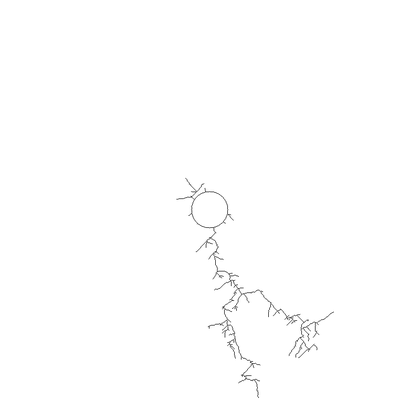
%> input picture PUF_DATA_COLORFLIPED/b23.tif, 420 x 420 px, shrunk from 800 x 800 before the run
$ octave monsoonScript23.m   (GNU Octave 9; MATLAB toolbox functions it lacks are replaced by stand-ins)
%> lines starting %> are read from the running program, lines starting %| are printed output that depends on the picture; in (x1, y1, x2, y2) boxes, pixels count from 0 and x2, y2 are one past the last pixel; in counts of white or black regions, pixels touching at a corner belong together; the program's own positions count from 1
### identification.m
function Rmat = identification(fileName, varargin)
%> called with fileName = 'b23.tif'
%PREPROCESS the initial image, the modeTYPE decide if the function need to
%handle the denoise the image and identificate the most possible one in reference set;

inputIMGE = imread(fileName);
%> inputIMGE is the input picture: size 420x420 uint8; min 56, max 255, mean 254.1
inputIMGE = im2double(inputIMGE);
%> inputIMGE: size 420x420 double
if (size(inputIMGE,3) == 3)
    inputIMGE = rgb2gray(inputIMGE);
end
inputIMGE = (inputIMGE*-1) + 1;
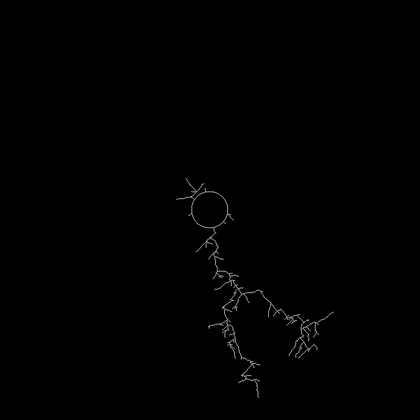
%> inputIMGE: size 420x420 double; min 0, max 0.78, mean 0.00336
[height, width] = size(inputIMGE);
%> height = 420; width = 420
rough_circle = hough_circle(inputIMGE,.5,0.1,33,37,1);

rough_circle = round(mean(rough_circle, 2));
circleCenter.x = rough_circle(1);
circleCenter.y = rough_circle(2);
circleCenter.radius = rough_circle(3);

%DENOISE PROCESS IF IT IS NECESSARY
if (~isempty(varargin))
    if (varargin{1} == "denoise")
        inputIMGE = denoiseHandle(inputIMGE);
    end
end

% Check more accurate radius
[xgrid, ygrid] = meshgrid(1:width, 1:height);
tempradius = circleCenter.radius;
for index = -3:3
    circle = sqrt((circleCenter.y - ygrid).^2 + (circleCenter.x...
        - xgrid).^2) <= tempradius + index;
    circle2 = sqrt((circleCenter.y - ygrid).^2 + (circleCenter.x...
        - xgrid).^2) <= tempradius + index -1;
    circleDiff = circle - circle2;
    [y, x] = find(circleDiff);
    temptotal = numel(y);
    if (sum(inputIMGE(y,x))/temptotal > .93)
        circleCenter.radius = tempradius + index;
        disp("succuessfully find the more accurate radius")
        break;
    end

    if (index == 3)
        circleCenter.radius = tempradius + .5;
    end
end


[TreeStruct, ~, ~, distinfo, angleinfo] = graph_based_rdGen(inputIMGE, circleCenter);

[maxmatchingRate, matchedTreeindex, Rmat] = mappingMain(TreeStruct,distinfo,angleinfo);
if (maxmatchingRate < 0.2)
    fprintf("The maxmachingRate is %d, which is too low. There is no PUF MATCHED!! \n", maxmatchingRate);
else
    fprintf("This testing PUF DENDRITE is matched to IMAGE b%d in reference!!! \n The mathcing Rate is %d!!!!! \n",...
        matchedTreeindex, maxmatchingRate);
end

fprintf("-----------------------------------------------------\n\n\n\n\n\n");

### hough_circle.m
function [para, hough_space,hough_circleOut] = hough_circle(BW,step_r,step_angle,r_min,r_max,p)
%> called with step_r = 0.5, step_angle = 0.1, r_min = 33, r_max = 37, p = 1
%[HOUGH_SPACE,HOUGH_CIRCLE,PARA] = HOUGH_CIRCLE(BW,STEP_R,STEP_ANGLE,R_MAX,P)

[m,n] = size(BW);
%> m = 420; n = 420
size_r = round((r_max-r_min)/step_r)+1;
size_angle = round(2*pi/step_angle);

hough_space = zeros(m,n,size_r);

[rows,cols] = find(BW);
%> rows = 3522 values from 176 to 399; cols = 3522 values from 175 to 335
ecount = size(rows);
%> ecount = [3522 1]

% Hough Transformation
% Transform (x,y) domain to (a, b, r) domain
% a = x-r*cos(angle)
% b = y-r*sin(angle)
for i=1:ecount
    for r=1:size_r
        for k=1:size_angle
            a = round(rows(i)-(r_min+(r-1)*step_r)*cos(k*step_angle));
            b = round(cols(i)-(r_min+(r-1)*step_r)*sin(k*step_angle));
            if(a>0&a<=m&b>0&b<=n)
                hough_space(a,b,r) = hough_space(a,b,r)+1;
            end
        end
    end
end

% ??????????
max_para = max(max(max(hough_space)));
%> max_para = 37
index = find(hough_space>=max_para*p);
%> index = 1521988
length = size(index);
%> length = [1 1]
hough_circleOut=zeros(m,n);
for i=1:ecount
    for k=1:length
        par3 = floor(index(k)/(m*n))+1;
        par2 = floor((index(k)-(par3-1)*(m*n))/m)+1;
        par1 = index(k)-(par3-1)*(m*n)-(par2-1)*m;
        if((rows(i)-par1)^2+(cols(i)-par2)^2<(r_min+(par3-1)*step_r)^2+5&...
                (rows(i)-par1)^2+(cols(i)-par2)^2>(r_min+(par3-1)*step_r)^2-5)
            hough_circleOut(rows(i),cols(i)) = 1;
        end
    end
end
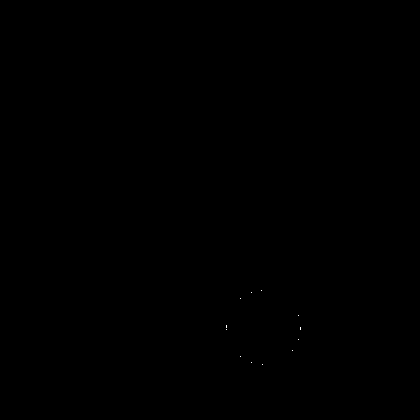
%> hough_circleOut: size 420x420 double; values 0 (black) and 1 (white), 0.01% white in thin lines or dots, all inside (x1, y1, x2, y2) = (226, 290, 301, 365)

% The output
for k=1:length
    par3 = floor(index(k)/(m*n))+1;
    par2 = floor((index(k)-(par3-1)*(m*n))/m)+1;
    par1 = index(k)-(par3-1)*(m*n)-(par2-1)*m;
    par3 = r_min+(par3-1)*step_r;
    fprintf(1,'Center%d at [%d, %d], radius = %d\n',k,par1,par2,par3);
    para(:,k) = [par1,par2,par3]';

end
%> this loop made 1 pass
%> (par3, par2, par1) on pass 1: (37, 264, 328)
%| Center1 at [328, 264], radius = 37
%> after the loop, para = [328; 264; 37]
%> in identification, `circleCenter.x = rough_circle(1);`: circleCenter.x = 328
%> in identification, `circleCenter.y = rough_circle(2);`: circleCenter.y = 264
%> in identification, `circleCenter.radius = rough_circle(3);`: circleCenter.radius = 37
%> the loop in identification, `for index = -3:3` made 7 passes
%> (temptotal, circleCenter.radius) on pass 7: (248, 37.5)
%> temptotal on passes 1 to 6: 216, 228, 200, 240, 220, 264
%> pass 1, in identification, `circle2 = sqrt((circleCenter.y - ygrid).^2 + (circleCenter.x - xgrid)...`:
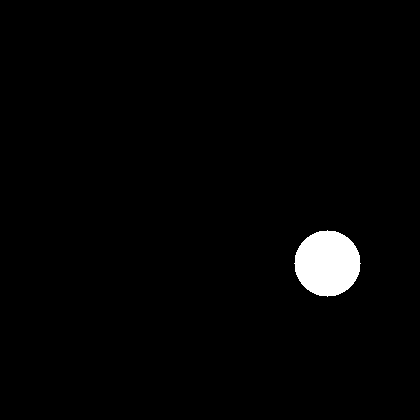
%> circle2: size 420x420 logical; 1.9% white; 1 white region, box (x1, y1, x2, y2) and area: (294, 230, 361, 297) 3409
%> pass 1, in identification, `circleDiff = circle - circle2;`:
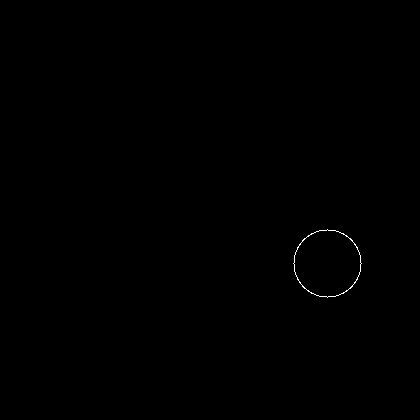
%> circleDiff: size 420x420 double; values 0 (black) and 1 (white), 0.12% white in thin lines or dots, all inside (x1, y1, x2, y2) = (293, 229, 362, 298)
%> after the loop in identification, `for index = -3:3`: circleCenter = {x 328, y 264, radius 37.5}

### graph_based_rdGen.m
function [TreeStruct, new_result, cellnodes, distinfo, angleinfo] = graph_based_rdGen(image, circleInfo, varargin)
%%This function is differ than the original graph_based function, it should
%%be called when the image is just a skeleton, and can be easily get Tree
%%structure

%%% remove circle in center and find tree initial point
[height, width] = size(image);
%> height = 420; width = 420
radius = circleInfo.radius;
%> radius = 37.5
centery = circleInfo.x;
%> centery = 328
centerx = circleInfo.y;
%> centerx = 264
% ADD 1st mask
initial_image = image;
[xgrid, ygrid] = meshgrid(1:width, 1:height);
mask = sqrt((xgrid-centery).^2 + (ygrid-centerx).^2) <= radius-1;
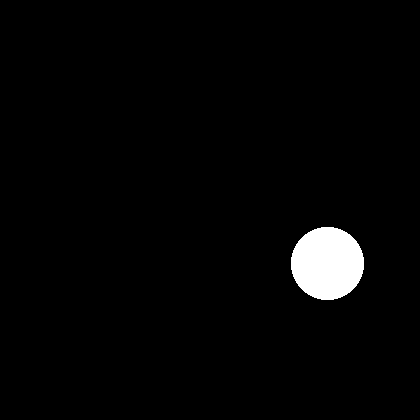
%> mask: size 420x420 logical; 2.4% white; 1 white region, box (x1, y1, x2, y2) and area: (291, 227, 364, 300) 4197
mask = (mask-1)*(-1);
initial_image = mask.*initial_image;

rootinfo.radius = radius;
%> rootinfo.radius = 37.5
rootinfo.x = centerx;
%> rootinfo.x = 264
rootinfo.y = centery;
%> rootinfo.y = 328
TrueDotsSet = findInitialDots(image, 1, rootinfo, []);

%%Check initialDots existance and store

% index = 1;
for k =1 :size(TrueDotsSet,1)
    %     if (initial_image(TrueDotsSet(k,1), TrueDotsSet(k,1)) ~= 1)
    %         continue
    %     end
    eval(['points.p' num2str(k) '.x = TrueDotsSet(k,2);']);
    eval(['points.p' num2str(k) '.y = TrueDotsSet(k,1);']);
    %     index = index + 1;
end

% imshow(image)
% viscircles([TrueDotsSet(:,2) TrueDotsSet(:,1)],ones(1,size(TrueDotsSet,1)) * 0.3);
parent.x = rootinfo.x;
parent.y = rootinfo.y;
parent.level = 1;

% The input is subnode for central node, parent and image,...
% the output is overthrough node based on the input nodes.
result = newNode_Search(points, initial_image, parent,[], [], 1, circleInfo);
% hold all;
% plot(result(:,2),result(:,1),'.','MarkerSize',20);
%%% prepare desired graph
new_result =zeros(size(result,1), 10);

for l =1 : size(result,1)
    % node[Rx(the distance between parent and child), Ry (same as
    % before), angle, type ,level, parentx, parenty, x, y, middle radius]
    % 11/19/18 modified angle to atan2 and make it as degree  Zaoyi
    new_result(l,:) = [result(l,1)-result(l,5) result(l,2)-result(l,6)...
        atan2(((result(l,6)-result(1,2))),(result(l,1)-result(1,5)))...
        result(l,3) result(l,4) result(l,5) result(l,6) result(l,1) result(l,2) radius];
end
length_level = max(new_result(:,5)); % The highest depth
new_result =[new_result,zeros(size(result,1),1)];
%
% figure, imshow(image)
% viscircles([new_result(:,8) new_result(:,9)],ones(1,size(new_result,1)) * 0.5);

% Make the node set to have an id, which is based on angle
% Modified Zaoyi 11/25/2018
[newnew_result, index] = sort(new_result(:,3));
new_result = new_result(index,:);
for z=1:length_level      % To get the nodes with in the same level
    [samelevely,samelevelx] =  (find(new_result(:,5)==z));
    templevelmatrix = new_result(samelevely,3);
    [h,w] = size(templevelmatrix);
    Id = [1:h].';
    % Give them like a ID for every node, if they are in the same level, they have ID from [1, h].
    for ww=1:h
        new_result(samelevely(ww),10) = Id(ww);
    end
end


% Mark the node set to have ability to handle the children     %%%
% Modified Zaoyi 11/18/2018
[row, col] = size(new_result);
cellnodes = cell(row, col);
for r = 1:row
    for c = 1:col
        cellnodes{r,c} = new_result(r,c);
    end
end

count = 1;
for m = 1:row
    cellnodes{m, 12} = count;
    new_result(m, 12) = count;
    count = count + 1;
end


% Link children method, see specfic in the linkchildern method %% modified
% Zaoyi Chi
cellnodes = linkchildren(cellnodes, row, new_result);

for param = 1:row
    if (cellnodes{param,4} == 1)
        cellnodes{param,4} = 'bifurcation';
    elseif(cellnodes{param,4} == 2)
        cellnodes{param,4} = 'end';
    end
end

% Link siblings method, only for same parent and same level are siblings %
% modified Zaoyi Chi

cellnodes = linksibling(cellnodes, new_result);

if (isempty(varargin))
    % Build TreeStructure %%%Modified Zaoyi
    [TreeStruct, distinfo, angleinfo] = buildTreeStrcut(cellnodes, new_result, rootinfo);
else
    distinfo = varargin{1};
    angleinfo = varargin{2};
    TreeStruct = buildTreeStrcut(cellnodes, new_result, rootinfo, distinfo, angleinfo);
    %%%
end
end

### findInitialDots.m
function TrueDotsSet = findInitialDots(skleton, iterTimes, rootinfo, exdotsSet)
%> called with iterTimes = 1, exdotsSet = []
%%Find the initial points of each branch of the skleton
%%The recursive function to find the points, iterTimes starts with 0

[het, len] = size(skleton);
%> het = 420; len = 420
[xgrid, ygrid] = meshgrid(1:len,1:het);

firstMask = (sqrt((xgrid - rootinfo.y).^2 + (ygrid - rootinfo.x).^2)...
    <= rootinfo.radius + iterTimes);
%> firstMask: size 420x420 logical; 2.6% white; 1 white region, box (x1, y1, x2, y2) and area: (289, 225, 366, 302) 4669

firstMask = -firstMask + 1;
skletonTemp = skleton .* firstMask;

secondMask = (sqrt((xgrid - rootinfo.y).^2 + (ygrid - rootinfo.x).^2)...
    <= rootinfo.radius + iterTimes + 1);
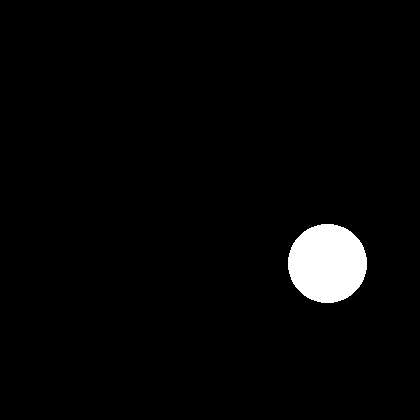
%> secondMask: size 420x420 logical; 2.8% white; 1 white region, box (x1, y1, x2, y2) and area: (288, 224, 367, 303) 4905

initialDotsImage = skletonTemp .* secondMask;
%> initialDotsImage: size 420x420 double; every value is 0
[dotsSetx, dotsSety] = find(initialDotsImage == 1);
%> dotsSetx = []; dotsSety = []
dotsSet = [dotsSetx, dotsSety];
%> dotsSet = []


%%Solve the new dotsSet have two adjacent dots, only have the smaller one
numDots = size(dotsSet, 1);
%> numDots = 0
tempdotsOg = dotsSet;
%> tempdotsOg = []
for index = 1:numDots
    tempDot = tempdotsOg(index,:);
    tempDotsSet = setdiff(dotsSet, tempDot, 'rows', 'stable');

    for index2 = 1:size(tempDotsSet,1)
        tempDot2 = tempDotsSet(index2,:);
        if ((tempDot(1) == tempDot2(1) || tempDot(1) == tempDot2(1)+1 || ...
                tempDot(1) == tempDot2(1)-1) && (tempDot(2) == tempDot2(2) || ...
                tempDot(2) == tempDot2(2)+1 || tempDot(2) == tempDot2(2)-1))

            r1 = sqrt((tempDot(1) - rootinfo.x)^2 + (tempDot(2) - rootinfo.y)^2);
            r2 = sqrt((tempDot2(1) - rootinfo.x)^2 + (tempDot2(2) - rootinfo.y)^2);

            if (r1 <= r2)
                dotsSet = setdiff(dotsSet, tempDot2, 'rows', 'stable');
            else
                dotsSet = setdiff(dotsSet, tempDot, 'rows', 'stable');
            end

            break;
        end
    end
end
%> this loop made 0 passes

%%Do comparison between the new dotsSet and previous one
numDots = size(dotsSet,1);
numexDots = size(exdotsSet,1);
tempSet = dotsSet;
%> tempSet = []
for index = 1:numDots
    X = tempSet(index,1);
    Y = tempSet(index,2);
    for index2 = 1:numexDots
        exX = exdotsSet(index2,1);
        exY = exdotsSet(index2,2);
        if ((exX == X || exX == X + 1 ||  exX == X - 1)...
                && (exY == Y || exY == Y + 1 || exY == Y -1))
            dotsSet = setdiff(dotsSet,[X, Y], 'rows', 'stable');
            break;
        end
    end
end

if (iterTimes == 1)
    TrueDotsSet = dotsSet;
%> TrueDotsSet = []
else
    TrueDotsSet = union(exdotsSet,dotsSet,'rows','stable');
end

if (iterTimes == 2)
    return;
else
    TrueDotsSet = findInitialDots(skleton, iterTimes + 1, rootinfo,...
        TrueDotsSet);
%> call 2 of findInitialDots, with iterTimes = 2, exdotsSet = []
%> in findInitialDots (call 2), `secondMask = (sqrt((xgrid - rootinfo.y).^2 + (ygrid - rootinfo.x).^2) ..`:
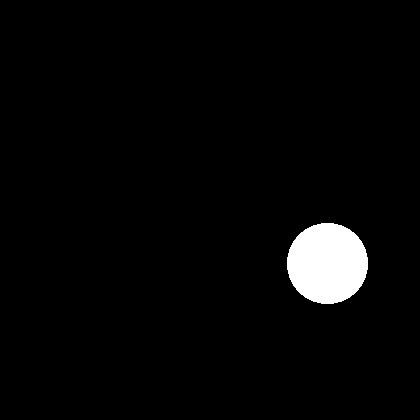
%> secondMask: size 420x420 logical; 2.9% white; 1 white region, box (x1, y1, x2, y2) and area: (287, 223, 368, 304) 5169
%> in findInitialDots (call 2), `numDots = size(dotsSet, 1);`: numDots = 0
%> in findInitialDots (call 2), `tempdotsOg = dotsSet;`: tempdotsOg = []
%> in findInitialDots (call 2), `numexDots = size(exdotsSet,1);`: numexDots = 0
%> in findInitialDots (call 2), `tempSet = dotsSet;`: tempSet = []
end

### monsoonScript23.m
Rmat = zeros(50,1);
fileName = "b23.tif";
RmatTemp = identification(fileName);
%> in graph_based_rdGen, `parent.x = rootinfo.x;`: parent.x = 264
%> in graph_based_rdGen, `parent.y = rootinfo.y;`: parent.y = 328
%> the run ends on the next line
